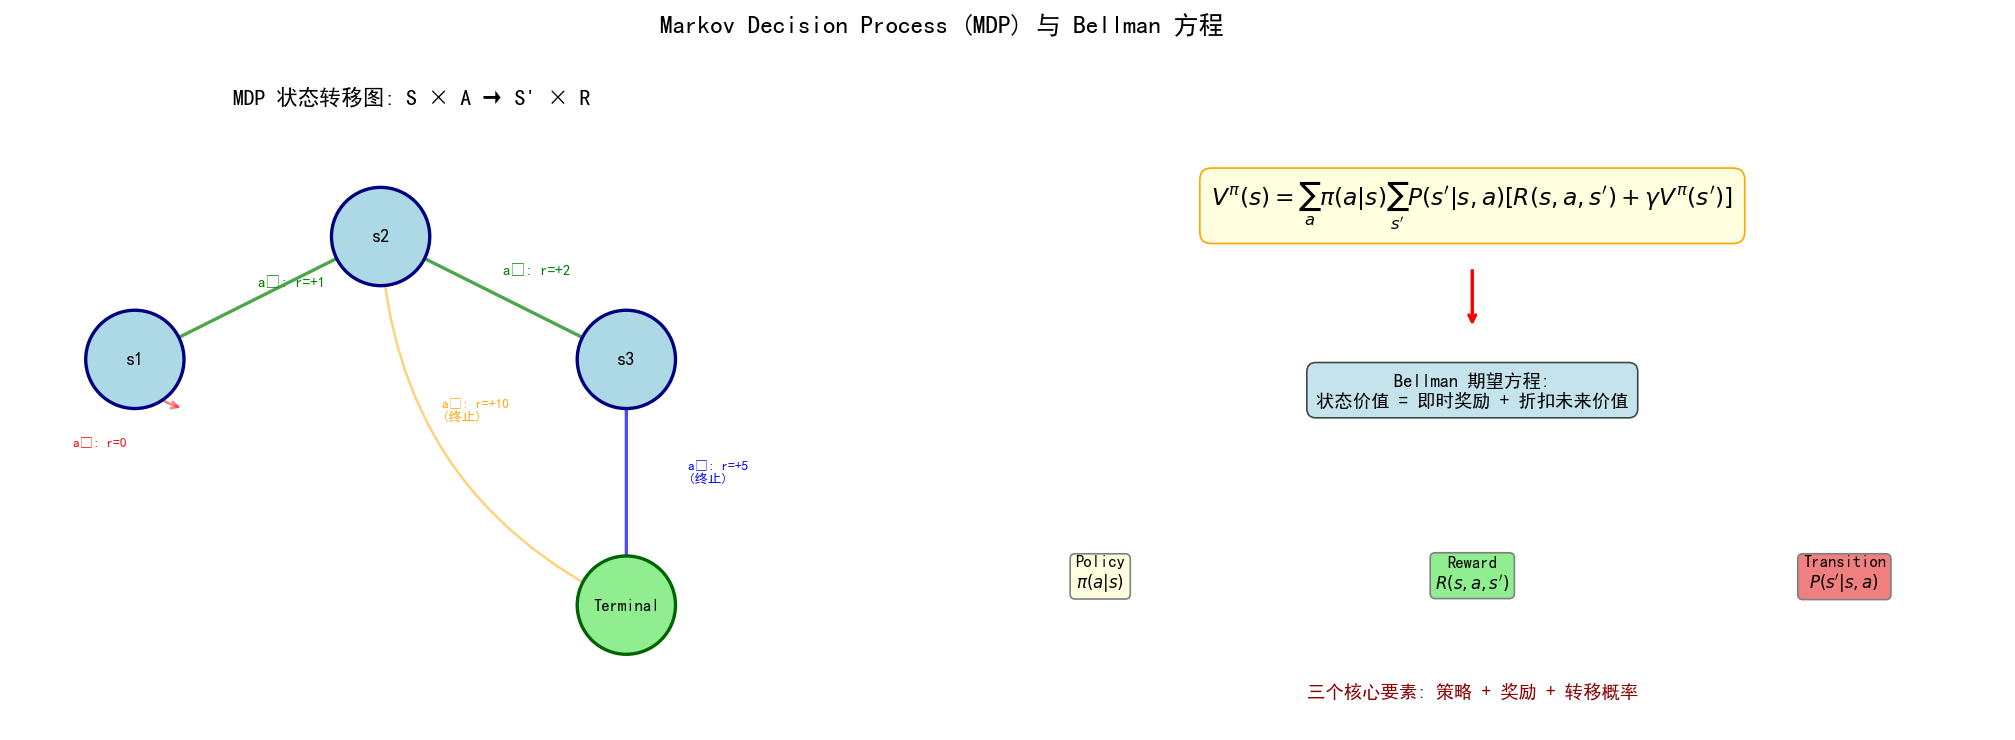

This chart was generated by the following Python code:
"""
9-3-mdp-state-graph.py
Visualize a Markov Decision Process (MDP) state transition graph with
state nodes, action labels, and reward values on edges.

Output: assets/figures/9-3-mdp-state-graph.png
"""
import numpy as np
import matplotlib.pyplot as plt
import os

os.makedirs("assets/figures", exist_ok=True)


def draw_mdp(ax):
    """Draw a small MDP with 3 states and 2 actions per state."""
    # State positions
    states = {
        "s1": (1, 2),
        "s2": (3, 3),
        "s3": (5, 2),
        "s_T": (5, 0),  # terminal
    }

    # Draw states
    for name, (x, y) in states.items():
        if name == "s_T":
            ax.add_patch(plt.Circle((x, y), 0.4, color="lightgreen", ec="darkgreen", lw=2, zorder=3))
            ax.text(x, y, "Terminal", ha="center", va="center", fontsize=10, fontweight="bold", zorder=4)
        else:
            ax.add_patch(plt.Circle((x, y), 0.4, color="lightblue", ec="navy", lw=2, zorder=3))
            ax.text(x, y, name, ha="center", va="center", fontsize=11, fontweight="bold", zorder=4)

    # Draw transitions
    # From s1
    ax.annotate("", xy=(3, 3), xytext=(1, 2),
                arrowprops=dict(arrowstyle="->", lw=2, color="green", alpha=0.7),
                zorder=2)
    ax.text(2, 2.6, "a₁: r=+1", fontsize=9, color="green", fontweight="bold")
    ax.annotate("", xy=(1.4, 1.6), xytext=(1, 2),
                arrowprops=dict(arrowstyle="->", lw=1.5, color="red", alpha=0.5, connectionstyle="arc3,rad=0.3"),
                zorder=1)
    ax.text(0.5, 1.3, "a₂: r=0", fontsize=8, color="red")

    # From s2
    ax.annotate("", xy=(5, 2), xytext=(3, 3),
                arrowprops=dict(arrowstyle="->", lw=2, color="green", alpha=0.7),
                zorder=2)
    ax.text(4, 2.7, "a₁: r=+2", fontsize=9, color="green", fontweight="bold")
    ax.annotate("", xy=(5, 0), xytext=(3, 3),
                arrowprops=dict(arrowstyle="->", lw=1.5, color="orange", alpha=0.5, connectionstyle="arc3,rad=0.3"),
                zorder=1)
    ax.text(3.5, 1.5, "a₃: r=+10\n(终止)", fontsize=8, color="orange", fontweight="bold")

    # From s3
    ax.annotate("", xy=(5, 0), xytext=(5, 2),
                arrowprops=dict(arrowstyle="->", lw=2, color="blue", alpha=0.7),
                zorder=2)
    ax.text(5.5, 1.0, "a₁: r=+5\n(终止)", fontsize=8, color="blue", fontweight="bold")

    # Style
    ax.set_xlim(0, 6.5)
    ax.set_ylim(-1, 4)
    ax.set_aspect("equal")
    ax.axis("off")
    ax.set_title("MDP 状态转移图: S × A → S' × R", fontsize=13, fontweight="bold")


def draw_bellman(ax):
    """Show the Bellman equation and value function flow."""
    ax.text(0.5, 0.85, r"$V^\pi(s) = \sum_a \pi(a|s) \sum_{s'} P(s'|s,a) [R(s,a,s') + \gamma V^\pi(s')]$",
            ha="center", va="center", fontsize=14, fontweight="bold",
            transform=ax.transAxes,
            bbox=dict(boxstyle="round,pad=0.5", facecolor="lightyellow", ec="orange"))

    ax.annotate("", xy=(0.5, 0.65), xytext=(0.5, 0.75),
                arrowprops=dict(arrowstyle="->", lw=2, color="red"),
                transform=ax.transAxes)
    ax.text(0.5, 0.55, "Bellman 期望方程:\n状态价值 = 即时奖励 + 折扣未来价值",
            ha="center", va="center", fontsize=11, transform=ax.transAxes,
            bbox=dict(boxstyle="round,pad=0.5", facecolor="lightblue", alpha=0.7))

    # Show 3 elements
    elements = [
        (0.15, 0.25, "Policy\n$\\pi(a|s)$", "lightyellow"),
        (0.5, 0.25, "Reward\n$R(s,a,s')$", "lightgreen"),
        (0.85, 0.25, "Transition\n$P(s'|s,a)$", "lightcoral"),
    ]
    for x, y, text, color in elements:
        ax.text(x, y, text, ha="center", va="center", fontsize=10,
                transform=ax.transAxes,
                bbox=dict(boxstyle="round,pad=0.3", facecolor=color, ec="gray"))
    ax.text(0.5, 0.05, "三个核心要素: 策略 + 奖励 + 转移概率",
            ha="center", fontsize=11, transform=ax.transAxes,
            fontweight="bold", color="darkred")


fig = plt.figure(figsize=(18, 6))
ax1 = fig.add_subplot(121)
draw_mdp(ax1)
ax2 = fig.add_subplot(122)
draw_bellman(ax2)
ax2.axis("off")

plt.suptitle("Markov Decision Process (MDP) 与 Bellman 方程",
             fontsize=15, fontweight="bold", y=1.02)
plt.tight_layout()
plt.savefig("assets/figures/9-3-mdp-state-graph.png", dpi=120, bbox_inches="tight")
print("Saved: assets/figures/9-3-mdp-state-graph.png")
